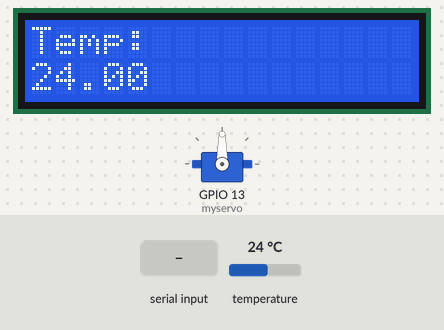
The sketch below on a simulated ESP32. Parts: 16×2 character LCD, servo. The test bench sets the inputs (shaded band); at power-on: temperature 24 °C. Nothing arrives over Bluetooth unless stated; what the sketch prints to the serial monitor is not drawn.

Above: at 11.3 s.
11.4 s: "1" received over the second serial link
At 12.8 s:
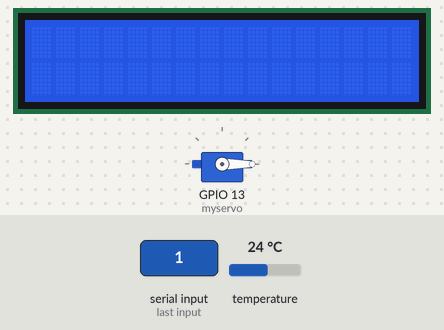
22.2 s: "0" received over the second serial link
At 22.6 s:
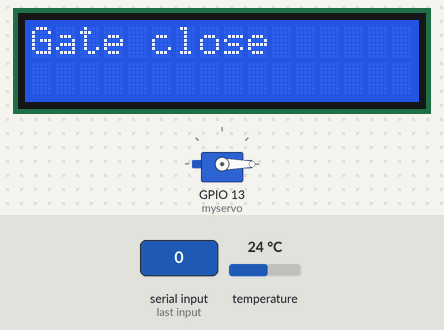
32.2 s: temperature set to 12 °C
At 41.6 s:
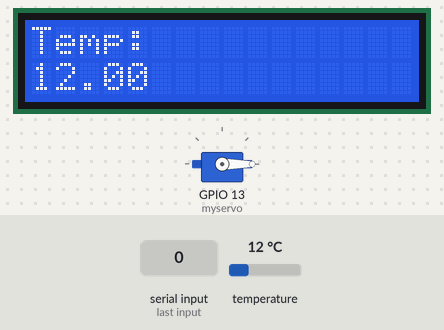
42.2 s: temperature set to 19 °C
At 51.6 s:
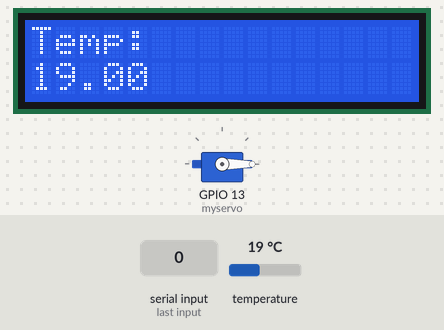
52.2 s: temperature set to 28 °C
At 61.6 s:
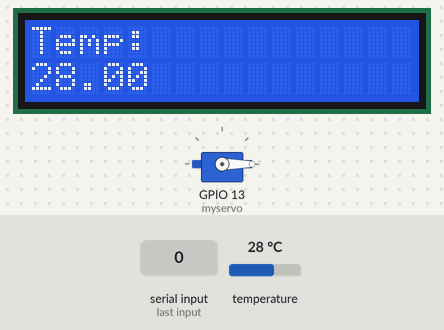
62.2 s: "2" received over the second serial link
At 62.6 s:
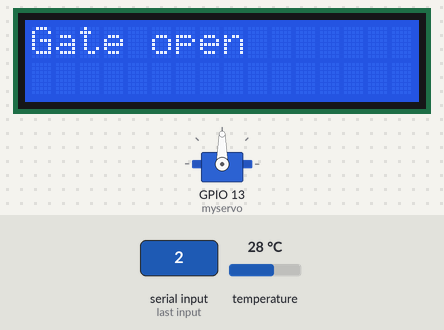
Timing chart, 0 to 65.2 s (numbered marks = the images above; inputs shaded):
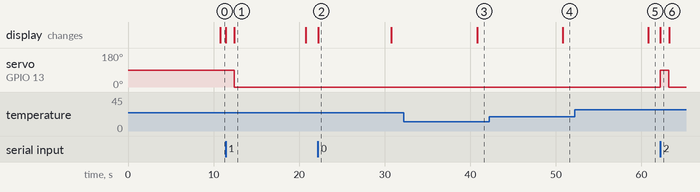

The sketch:

bluetooth.ino
```cpp
// Load libraries
#include <Servo.h>
#include "BluetoothSerial.h"
#include <OneWire.h>
#include <DallasTemperature.h>

// Data wire is plugged into port 2 on the Arduino
#define ONE_WIRE_BUS 2

// Setup a oneWire instance to communicate with any OneWire devices (not just Maxim/Dallas temperature ICs)
OneWire oneWire(ONE_WIRE_BUS);

// Pass our oneWire reference to Dallas Temperature.
DallasTemperature sensors(&oneWire);
#include <Wire.h>
#include <LiquidCrystal_I2C.h>

LiquidCrystal_I2C lcd(0x27,16,2);

Servo myservo;
int pos = 0;

// Check if Bluetooth configs are enabled
#if !defined(CONFIG_BT_ENABLED) || !defined(CONFIG_BLUEDROID_ENABLED)
#error Bluetooth is not enabled! Please run `make menuconfig` to and enable it
#endif

// Bluetooth Serial object
BluetoothSerial SerialBT;

// Handle received and sent messages
char incomingChar;
float tempC;

unsigned long previousMillis = 0;    // Stores last time temperature was published
const long interval = 10000;         // interval at which to publish sensor readings


void setup() {
   lcd.init();
  // Print a message to the LCD.
  lcd.backlight();
  Serial.begin(115200);
  // Bluetooth device name
  SerialBT.begin("ESP32");
  Serial.println("The device started, now you can pair it with bluetooth!");
   myservo.attach(13);
   Serial.println("Dallas Temperature IC Control Library Demo");
  sensors.begin();
 lcd.setCursor(0,0);
lcd.print(" COVID-19 ");
delay(2000);
}

void loop() {
  unsigned long currentMillis = millis();
  if (currentMillis - previousMillis >= interval){
     previousMillis = currentMillis;
    Serial.print("Requesting temperatures...");
    sensors.requestTemperatures(); // Send the command to get temperatures
    Serial.println("DONE");
    tempC = sensors.getTempCByIndex(0);
    Serial.println(tempC);
    lcd.clear();
    lcd.setCursor(0,0);
    lcd.print("Temp:  ");
    lcd.setCursor(0,1);
    lcd.print(tempC);
  }
  if (SerialBT.available()){
    char incomingChar = SerialBT.read();
    Serial.println(incomingChar);

    if (incomingChar == '0' or tempC > 40)
    {
      Serial.println("gate close");
     lcd.clear();
    lcd.setCursor(0,0);
    lcd.print("Gate close");
    }
    else
    {
    Serial.println("gate open");
      lcd.clear();
    lcd.setCursor(0,0);
    lcd.print("Gate open");
    myservo.write(90);              // tell servo to go to position in variable 'pos'
    delay(1000);
    myservo.write(0);              // tell servo to go to position in variable 'pos'
    lcd.clear();
    //delay(1000);
    }
  //delay(20);
}
}
```

Measured:
- after the input at 11.4 s, servo on GPIO 13 (myservo): 90° → 0° after 1.0 s; the display: first changes at once (image 1 shows a later state)
- after the input at 22.2 s, the display: changes at once (image 2)
- after the input at 32.2 s, the display: changes after 8.6 s (image 3)
- after the input at 42.2 s, the display: changes after 8.6 s (image 4)
- after the input at 52.2 s, the display: changes after 8.6 s (image 5)
- after the input at 62.2 s, servo on GPIO 13 (myservo): 0° → 90° at once, → 0° 1.0 s later; the display: changes at once (image 6)
- what the display in image 1 shows lasts 8.4 s, from 12.4 s to 20.8 s
